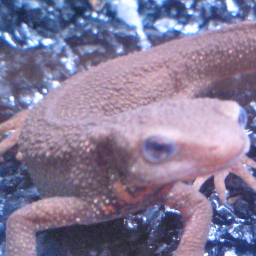
#> input picture imori_256x256.png, 256 x 256 px, found by its file name
$ jupyter execute --allow-errors week_04.ipynb
#> lines starting #> are read from the running program, lines starting #| are printed output that depends on the picture
[cell 1]
import numpy as np
import cv2
import matplotlib.pyplot as plt
from skimage import io

[cell 2]
img_base_url = "https://yoyoyo-yo.github.io/Gasyori100knock/"

[cell 3]
img_orig = io.imread(img_base_url + "dataset/images/imori_256x256.png")
#> img_orig is the input picture: shape (256, 256, 3); mean R, G, B 133.4, 122.3, 152.1
plt.imshow(img_orig)

#> (a cell that did not finish here is left out)

[cell 5]
img_gray = cv2.cvtColor(img_orig, cv2.COLOR_RGB2GRAY)
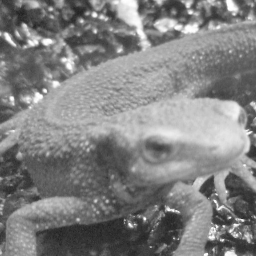
#> img_gray: shape (256, 256); min 32, max 255, mean 129
plt.imshow(img_gray, cmap='gray')

#> (a cell that did not finish here is left out)

## Question 31 アフィン変換（スキュー） Affine transmation (skew)

1. アフィン変換を用いて、X-sharing(dx = 30)画像を作成せよ。
2. アフィン変換を用いて、Y-sharing(dy = 30)画像を作成せよ。
3. アフィン変換を用いて、幾何変換した(dx = 30, dy = 30)画像を作成せよ。

このような画像はスキュー画像と呼ばれ、画像を斜め方向に伸ばした画像である。

出力(1)の場合、x方向にdxだけ引き伸ばした画像はX-shearingと呼ばれる。

出力(2)の場合、y方向にdyだけ引き伸ばした画像はY-shearingと呼ばれる。

それぞれ次式のアフィン変換で実現できる。 ただし、元画像のサイズがh x wとする。

[cell 7]
def affine(img, affine_mat, out_shape):
    h, w, ch = img.shape

    [a, b, tx], [c, d, ty] = affine_mat
    out_h, out_w = out_shape

    out = np.zeros([out_h, out_w, ch])

    img_pad = np.pad(img, [(1,1), (1,1), (0,0)])

    xs, ys = np.meshgrid(range(out_w), range(out_h))

    _xs = np.maximum(np.minimum((1 / (a * d - b * c) * (d * xs - b * ys) - tx).astype(int) + 1, w + 1), 0)
    _ys = np.maximum(np.minimum((1 / (a * d - b * c) * (-c * xs + a * ys) - ty).astype(int) + 1, h + 1), 0)

    out[ys, xs] = img_pad[_ys, _xs]
    return np.clip(out, 0, 255).astype(np.uint8)

[cell 8]
h, w, c = img_orig.shape
#> h = 256; w = 256; c = 3

plt.figure(figsize=(12, 9))
plt.subplot(1, 4, 1); plt.imshow(img_orig)
plt.subplot(1, 4, 2); plt.imshow(affine(img_orig, [[1, 30 / w, 0], [0, 1, 0]], (h, int(w * 1.13))))
#> in affine, `img_pad = np.pad(img, [(1,1), (1,1), (0,0)])`:
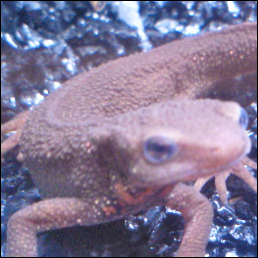
#> img_pad: shape (258, 258, 3); mean R, G, B 131.3, 120.4, 149.7
#> in affine, `out[ys, xs] = img_pad[_ys, _xs]`:
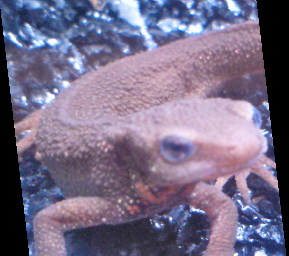
#> out: shape (256, 289, 3) float64; mean R, G, B 118.5, 108.7, 135.2
plt.subplot(1, 4, 3); plt.imshow(affine(img_orig, [[1, 0, 0], [30 / h, 1, 0]], (int(h * 1.13), w)))
#> call 2 of affine, with out_shape = (289, 256)
#> in affine (call 2), `out[ys, xs] = img_pad[_ys, _xs]`:
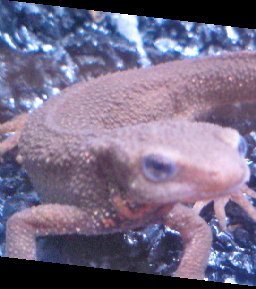
#> out: shape (289, 256, 3) float64; mean R, G, B 118.6, 108.8, 135.3
plt.subplot(1, 4, 4); plt.imshow(affine(img_orig, [[1, 30 / w, 0], [30 / h, 1, 0]], (int(h * 1.13), int(w * 1.13))))
#> call 3 of affine, with out_shape = (289, 289)
#> in affine (call 3), `out[ys, xs] = img_pad[_ys, _xs]`:
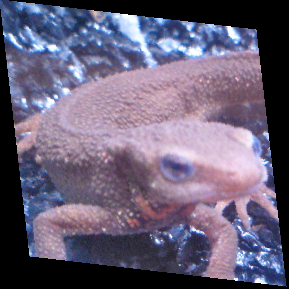
#> out: shape (289, 289, 3) float64; mean R, G, B 103.9, 95.4, 118.7
plt.show()

$ run again, with color/Aerial.bmp saved as imori_256x256.png
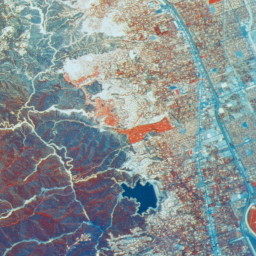
#> input picture color/Aerial.bmp, 256 x 256 px, found by its file name
#> img_orig is the input picture: shape (256, 256, 3); mean R, G, B 134.9, 144.1, 145.7
#> `img_gray = cv2.cvtColor(img_orig, cv2.COLOR_RGB2GRAY)`:
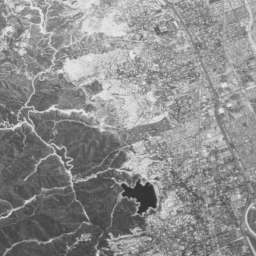
#> img_gray: shape (256, 256); min 48, max 230, mean 141.5
#> out: shape (289, 256, 3) float64
#> in affine (call 3), `out[ys, xs] = img_pad[_ys, _xs]`:
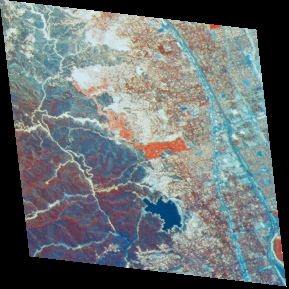
#> out: shape (289, 289, 3) float64; mean R, G, B 105.3, 112.4, 113.6
